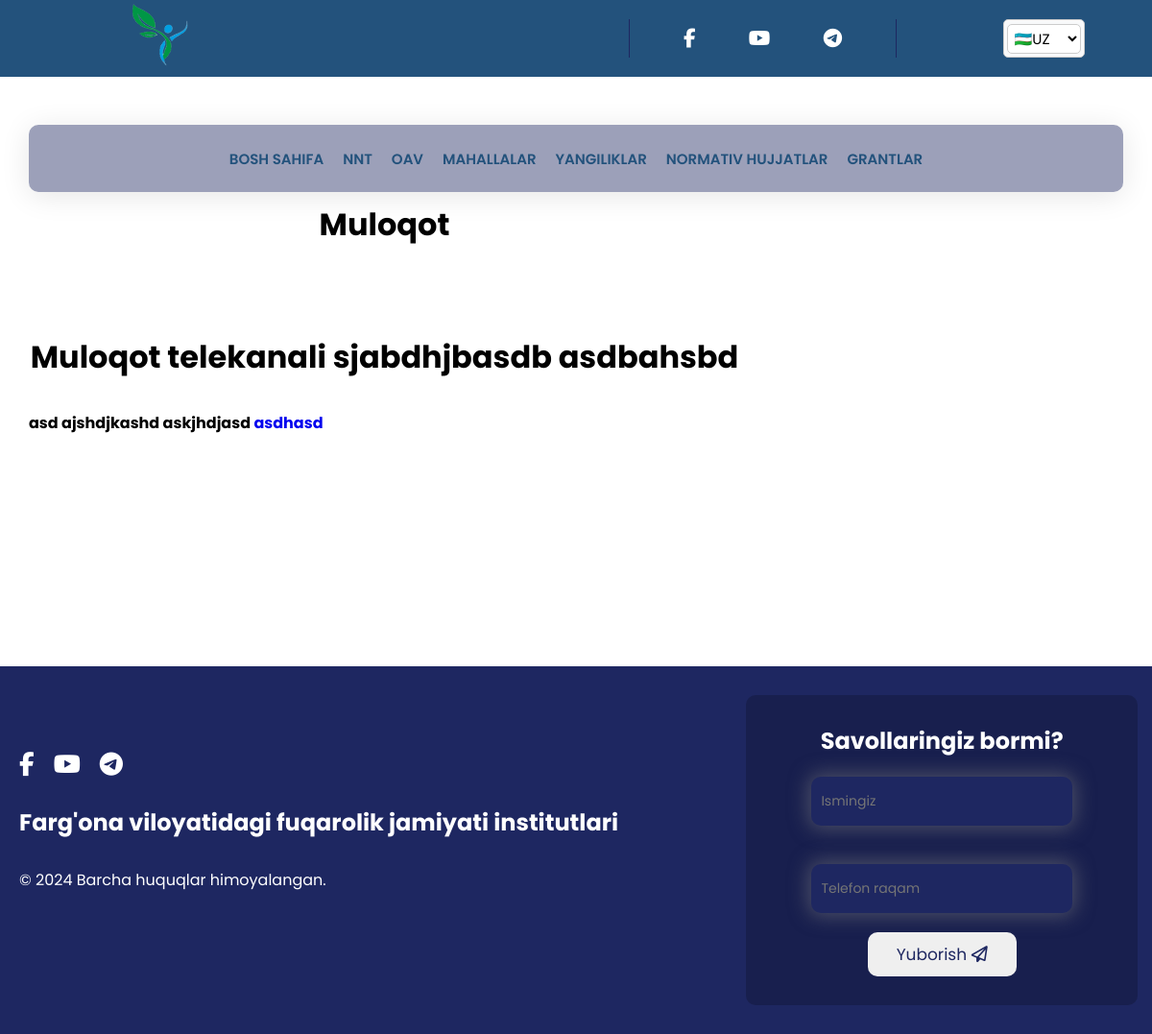
The page /uz/oav/1/ on the database as committed earlier.
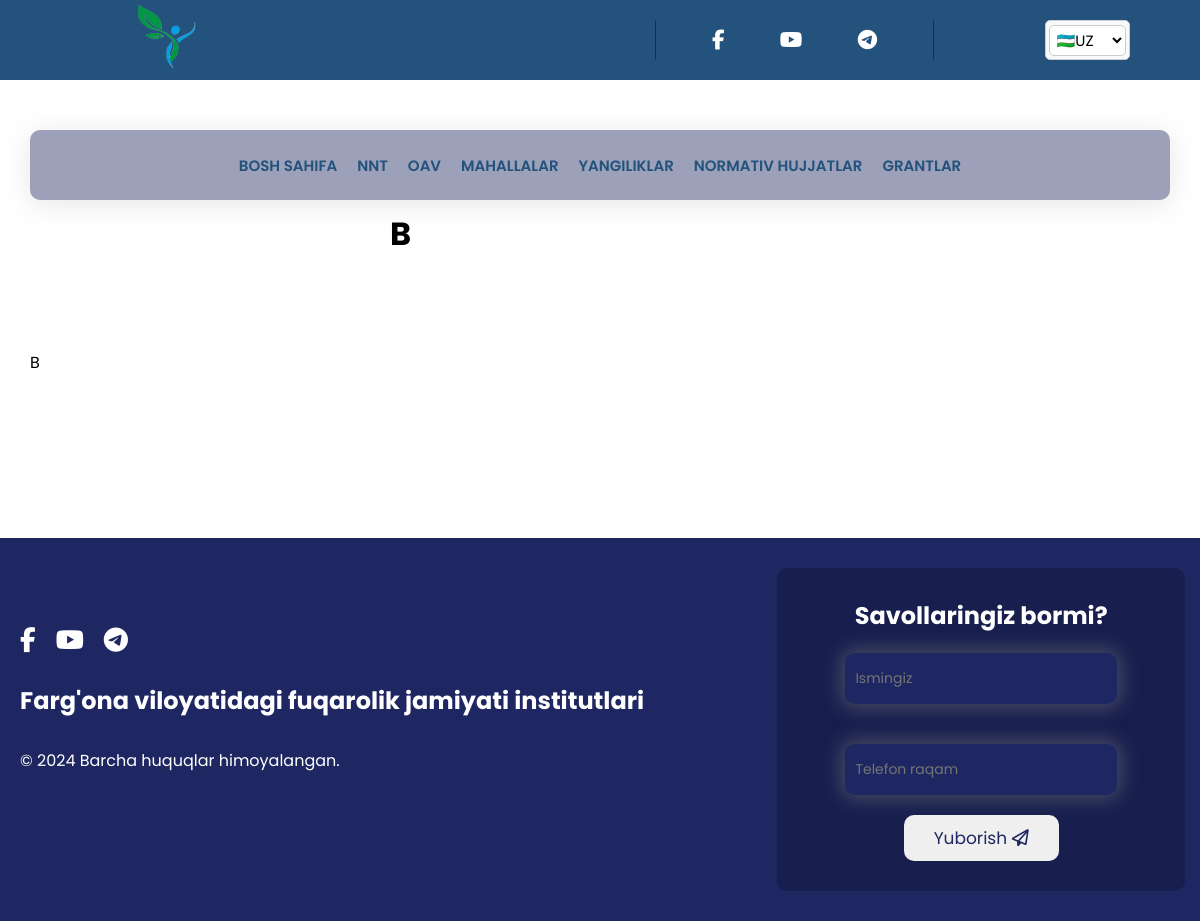
The same page on the database as committed later.
### main/models.py (models this page shows, shortened)
class OAV(models.Model):
    CHOICES = (
        ('TV', 'TV'),
        ('Gazeta', 'Gazeta'),
        ('Jurnal', 'Jurnal'),
    )
    choice_field = models.CharField(max_length=20, choices=CHOICES)
    name = models.CharField(max_length=255)
    body = RichTextField()
    class Meta:
        verbose_name_plural = 'OAV'

### main/views.py (the view)
# urls.py: path('oav/<int:pk>/', OAVDetailView.as_view(), name='oav_detail'),
class OAVDetailView(DetailView):
    model = OAV
    template_name = 'oavdetail.html'  # Shablon nomi
    context_object_name = 'oav'
    def get_context_data(self, **kwargs):
        index = Index.objects.first()
        language_code = self.request.LANGUAGE_CODE
        context = super().get_context_data(**kwargs)
        context['index'] = index
        context['language_code'] = language_code
        return context

### main/templates/oavdetail.html (shortened to what this page needs)
{% load static %}
{% load i18n %}
<!DOCTYPE html>
<html lang="en">
<head>
    <link rel="stylesheet" href="https://cdnjs.cloudflare.com/ajax/libs/font-awesome/6.5.1/css/all.min.css"
 />
    <link rel="stylesheet" href="{% static '/css/style.css' %}" />
    <link rel="stylesheet" href="{% static '/css/pages.css' %}" />
</head>
<body>
    <div class="top">
        <div class="top-left">
            <div class="logo">
                <img src="{% static 'images/logo2.png' %}" class="logo" alt="" style="width: 70px; height: 80px;">
            </div>
        </div>
        <div class="top-right">
            <i class="fa-brands fa-facebook-f"></i>
            <i class="fa-brands fa-youtube"></i>
            <i class="fa-brands fa-telegram"></i>
            <div class="divider"></div> <br />
            <div class="lang-menu">
<form action="{% url 'set_language' %}" method="post" class="language-form">{% csrf_token %}
    <select name="language" onchange="this.form.submit()" class="language-select">
        {% get_current_language as LANGUAGE_CODE %}
        {% get_available_languages as LANGUAGES %}
        {% get_language_info_list for LANGUAGES as languages %}
        {% for language in languages %}
            <option value="{{ language.code }}"{% if language.code == LANGUAGE_CODE %} selected{% endif %}>
                {% if language.code == 'uz' %}
                    🇺🇿UZ
                {% elif language.code == 'ru' %}
                    🇷🇺RU
                {% elif language.code == 'en' %}
                    🇺🇸EN
                {% endif %}
            </option>
        {% endfor %}
    </select>
</form>
      </div>
        </div>
    </div>
    <nav class="nav">
        <div class="links">
            <ul id="menu">
                <li>
                    <a href="{% url 'index' %}">{% blocktrans %}BOSH SAHIFA{% endblocktrans %}</a>
                </li>
                <li>
                    <a href="{% url 'nnt' %}">{% blocktrans %}NNT{% endblocktrans %}</a>
                </li>
                <li>
                    <a href="{% url 'oav' %}">{% blocktrans %}OAV{% endblocktrans %}</a>
                </li>
                <li>
                    <a href="{% url 'streets' %}">{% blocktrans %}MAHALLALAR{% endblocktrans %} </a>
                </li>
                <li>
                    <a href="{% url 'blog' %}">{% blocktrans %}YANGILIKLAR{% endblocktrans %}</a>
                </li>
                <li>
                    <a href="{% url 'docs' %}">{% blocktrans %}NORMATIV HUJJATLAR{% endblocktrans %}</a>
                </li>
                <li>
                    <a href="{% url 'grant' %}">{% blocktrans %}GRANTLAR{% endblocktrans %}</a>
                </li>
            </ul>
        </div>
    </nav>
    <div class="blogChild">
        <div class="blogChildLeft">
            <div class="blogChildLeftCard">
                <div class="blogCardTitle">
                    <h1>{{ oav.name }}</h1>
                </div>
                <p>{{ oav.body | safe }}</p>
            </div>
        </div>
    </div>
    <section class="contact">
        <div class="contactWrapper">
            <div class="contactLeft">
                <div class="contactIcons">
                    <i class="fa-brands fa-facebook-f"></i>
                    <i class="fa-brands fa-youtube"></i>
                    <i class="fa-brands fa-telegram-plane"></i>
                </div>
                <h2>{% blocktrans %}Farg'ona viloyatidagi fuqarolik jamiyati institutlari{% endblocktrans %}</h2>
                <p>{% blocktrans %}© 2024 Barcha huquqlar himoyalangan.{% endblocktrans %}</p>
            </div>
            <div class="contactRight">
                <h2>{% blocktrans %}Savollaringiz bormi?{% endblocktrans %}</h2>
                <input type="text" placeholder="Ismingiz" id="">
                <input type="text" placeholder="Telefon raqam" id="">
                <button>{% blocktrans %}Yuborish {% endblocktrans %}<i class="fa-regular fa-paper-plane"></i></button>
            </div>
        </div>
    </section>
</body>
</html>

Rows that differ between the two databases and show on the page:
changed OAV: name "Muloqot" → "B"; body "Muloqot telekanali sjabdhjbasdb asdbahsbd asd ajshdjkashd askjhdjasd asdhasd" → "B"
